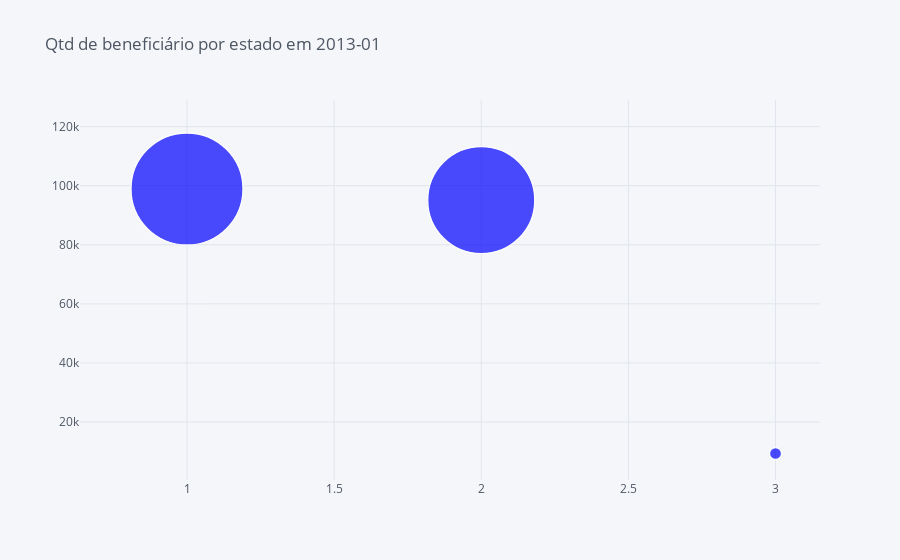

The cell this chart's notebook holds for it:
### Markdown cell above
### Os números 1,2 e 3 no eixo x representa respectivamente os estados GO, DF e MG

### Code cell
#Gráfico de bolha
df2.iplot(kind='bubble', x='UF1',y='NIS', size='NIS', colors='blue', title='Qtd de beneficiário por estado em 2013-01')

### Figure 1 — Plotly figure (JSON) as saved in the notebook; plotly's stock layout.template omitted (floating-point values rounded to 4 significant figures)
{"data": [{"marker": {"color": ["blue", "blue", "blue"], "line": {"width": 1.3}, "size": [112, 107, 12], "symbol": "circle"}, "mode": "markers", "text": "", "type": "scatter", "x": [1, 2, 3], "y": [98891, 95107, 9342]}], "layout": {"legend": {"bgcolor": "#F5F6F9", "font": {"color": "#4D5663"}}, "paper_bgcolor": "#F5F6F9", "plot_bgcolor": "#F5F6F9", "title": {"font": {"color": "#4D5663"}, "text": "Qtd de beneficiário por estado em 2013-01"}, "xaxis": {"gridcolor": "#E1E5ED", "showgrid": true, "tickfont": {"color": "#4D5663"}, "title": {"font": {"color": "#4D5663"}, "text": ""}, "zerolinecolor": "#E1E5ED"}, "yaxis": {"gridcolor": "#E1E5ED", "showgrid": true, "tickfont": {"color": "#4D5663"}, "title": {"font": {"color": "#4D5663"}, "text": ""}, "zerolinecolor": "#E1E5ED"}}}
